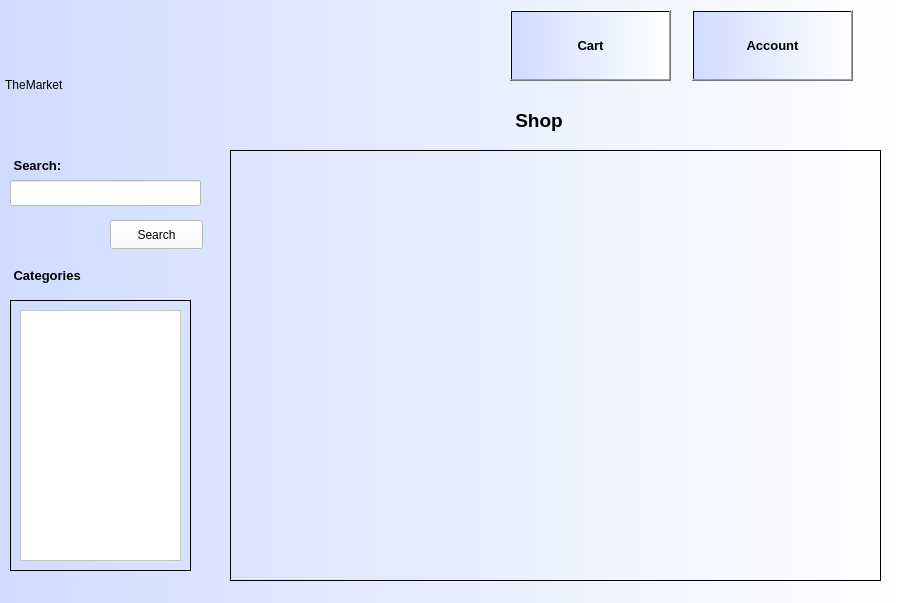
<?xml version="1.0" encoding="UTF-8"?>
<ui version="4.0">
 <class>Shop</class>
 <widget class="QDialog" name="Shop">
  <property name="geometry">
   <rect>
    <x>0</x>
    <y>0</y>
    <width>900</width>
    <height>603</height>
   </rect>
  </property>
  <property name="windowTitle">
   <string>Dialog</string>
  </property>
  <property name="styleSheet">
   <string notr="true">background-color: qlineargradient(spread:pad, x1:0, y1:0, x2:1, y2:0, stop:0 rgba(207, 220, 255, 255), stop:1 rgba(255, 255, 255, 255));</string>
  </property>
  <widget class="QLabel" name="label">
   <property name="geometry">
    <rect>
     <x>2</x>
     <y>9</y>
     <width>251</width>
     <height>151</height>
    </rect>
   </property>
   <property name="styleSheet">
    <string notr="true">font: 26pt &quot;Forte&quot;;

background-color: qradialgradient(spread:pad, cx:0.5, cy:0.5, radius:2, fx:0.500038, fy:0.511, stop:0.370192 rgba(255, 255, 255, 0), stop:0.4 rgba(255, 162, 162, 80), stop:0.425 rgba(255, 132, 132, 156), stop:0.427885 rgba(255, 188, 188, 80), stop:0.44 rgba(252, 128, 128, 80), stop:1 rgba(255, 255, 255, 0));</string>
   </property>
   <property name="text">
    <string> TheMarket</string>
   </property>
  </widget>
  <widget class="QLabel" name="label_2">
   <property name="geometry">
    <rect>
     <x>510</x>
     <y>100</y>
     <width>81</width>
     <height>41</height>
    </rect>
   </property>
   <property name="font">
    <font>
     <pointsize>14</pointsize>
     <bold>true</bold>
    </font>
   </property>
   <property name="styleSheet">
    <string notr="true">background-color: qradialgradient(spread:pad, cx:0.5, cy:0.5, radius:2, fx:0.500038, fy:0.511, stop:0.370192 rgba(255, 255, 255, 0), stop:0.4 rgba(255, 162, 162, 80), stop:0.425 rgba(255, 132, 132, 156), stop:0.427885 rgba(255, 188, 188, 80), stop:0.44 rgba(252, 128, 128, 80), stop:1 rgba(255, 255, 255, 0));</string>
   </property>
   <property name="text">
    <string> Shop</string>
   </property>
  </widget>
  <widget class="QScrollArea" name="scrollArea">
   <property name="geometry">
    <rect>
     <x>10</x>
     <y>300</y>
     <width>181</width>
     <height>271</height>
    </rect>
   </property>
   <property name="styleSheet">
    <string notr="true">background-color: qradialgradient(spread:pad, cx:0.5, cy:0.5, radius:2, fx:0.500038, fy:0.511, stop:0.370192 rgba(255, 255, 255, 0), stop:0.4 rgba(255, 162, 162, 80), stop:0.425 rgba(255, 132, 132, 156), stop:0.427885 rgba(255, 188, 188, 80), stop:0.44 rgba(252, 128, 128, 80), stop:1 rgba(255, 255, 255, 0));</string>
   </property>
   <property name="widgetResizable">
    <bool>true</bool>
   </property>
   <widget class="QWidget" name="scrollAreaWidgetContents">
    <property name="geometry">
     <rect>
      <x>0</x>
      <y>0</y>
      <width>179</width>
      <height>269</height>
     </rect>
    </property>
    <layout class="QHBoxLayout" name="horizontalLayout">
     <item>
      <widget class="QListWidget" name="listWidget">
       <property name="styleSheet">
        <string notr="true">background-color: rgb(255, 255, 255);</string>
       </property>
      </widget>
     </item>
    </layout>
   </widget>
  </widget>
  <widget class="QLabel" name="label_3">
   <property name="geometry">
    <rect>
     <x>10</x>
     <y>260</y>
     <width>101</width>
     <height>31</height>
    </rect>
   </property>
   <property name="font">
    <font>
     <pointsize>10</pointsize>
     <bold>true</bold>
    </font>
   </property>
   <property name="styleSheet">
    <string notr="true">background-color: qradialgradient(spread:pad, cx:0.5, cy:0.5, radius:2, fx:0.500038, fy:0.511, stop:0.370192 rgba(255, 255, 255, 0), stop:0.4 rgba(255, 162, 162, 80), stop:0.425 rgba(255, 132, 132, 156), stop:0.427885 rgba(255, 188, 188, 80), stop:0.44 rgba(252, 128, 128, 80), stop:1 rgba(255, 255, 255, 0));</string>
   </property>
   <property name="text">
    <string> Categories</string>
   </property>
  </widget>
  <widget class="QLabel" name="label_4">
   <property name="geometry">
    <rect>
     <x>10</x>
     <y>150</y>
     <width>63</width>
     <height>31</height>
    </rect>
   </property>
   <property name="font">
    <font>
     <pointsize>10</pointsize>
     <bold>true</bold>
    </font>
   </property>
   <property name="styleSheet">
    <string notr="true">background-color: qradialgradient(spread:pad, cx:0.5, cy:0.5, radius:2, fx:0.500038, fy:0.511, stop:0.370192 rgba(255, 255, 255, 0), stop:0.4 rgba(255, 162, 162, 80), stop:0.425 rgba(255, 132, 132, 156), stop:0.427885 rgba(255, 188, 188, 80), stop:0.44 rgba(252, 128, 128, 80), stop:1 rgba(255, 255, 255, 0));</string>
   </property>
   <property name="text">
    <string> Search:</string>
   </property>
  </widget>
  <widget class="QLineEdit" name="search_lineEdit">
   <property name="geometry">
    <rect>
     <x>10</x>
     <y>180</y>
     <width>191</width>
     <height>26</height>
    </rect>
   </property>
   <property name="styleSheet">
    <string notr="true">background-color: rgb(255, 255, 255);</string>
   </property>
  </widget>
  <widget class="QPushButton" name="accountButton">
   <property name="geometry">
    <rect>
     <x>692</x>
     <y>10</y>
     <width>161</width>
     <height>71</height>
    </rect>
   </property>
   <property name="font">
    <font>
     <pointsize>10</pointsize>
     <bold>true</bold>
    </font>
   </property>
   <property name="text">
    <string>Account</string>
   </property>
  </widget>
  <widget class="QPushButton" name="cartButton">
   <property name="geometry">
    <rect>
     <x>510</x>
     <y>10</y>
     <width>161</width>
     <height>71</height>
    </rect>
   </property>
   <property name="font">
    <font>
     <pointsize>10</pointsize>
     <bold>true</bold>
    </font>
   </property>
   <property name="text">
    <string>Cart</string>
   </property>
  </widget>
  <widget class="QScrollArea" name="scrollArea_2">
   <property name="geometry">
    <rect>
     <x>230</x>
     <y>150</y>
     <width>651</width>
     <height>431</height>
    </rect>
   </property>
   <property name="styleSheet">
    <string notr="true">background-color: qradialgradient(spread:pad, cx:0.5, cy:0.5, radius:2, fx:0.500038, fy:0.511, stop:0.370192 rgba(255, 255, 255, 0), stop:0.4 rgba(255, 162, 162, 80), stop:0.425 rgba(255, 132, 132, 156), stop:0.427885 rgba(255, 188, 188, 80), stop:0.44 rgba(252, 128, 128, 80), stop:1 rgba(255, 255, 255, 0));</string>
   </property>
   <property name="widgetResizable">
    <bool>true</bool>
   </property>
   <widget class="QWidget" name="scrollAreaWidgetContents_2">
    <property name="geometry">
     <rect>
      <x>0</x>
      <y>0</y>
      <width>649</width>
      <height>429</height>
     </rect>
    </property>
    <layout class="QHBoxLayout" name="horizontalLayout_2">
     <item>
      <layout class="QGridLayout" name="gridLayout"/>
     </item>
    </layout>
   </widget>
  </widget>
  <widget class="QPushButton" name="searchButton">
   <property name="geometry">
    <rect>
     <x>110</x>
     <y>220</y>
     <width>93</width>
     <height>29</height>
    </rect>
   </property>
   <property name="styleSheet">
    <string notr="true">background-color: rgb(255, 255, 255);</string>
   </property>
   <property name="text">
    <string>Search</string>
   </property>
  </widget>
 </widget>
 <resources/>
 <connections/>
</ui>
